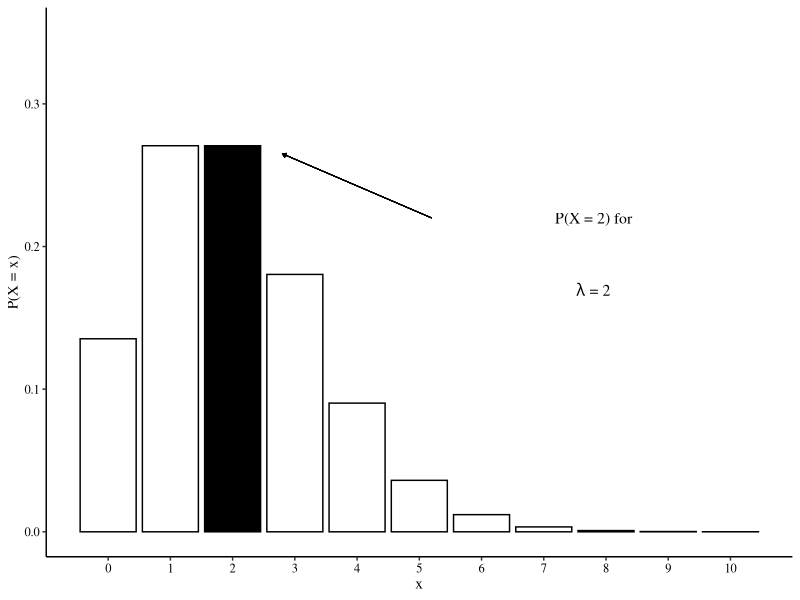

R code for this plot: (Note: this script raises an error after producing the figure.)
## ---- chunk 1
knitr::opts_chunk$set(
  echo = FALSE, cache = FALSE, comment = "", warning = FALSE, message = FALSE,
  fig.height = 1.8, fig.width = 2.5, fig.align = "center"
)
## ---- chunk 2
suppressWarnings(library(ggplot2)); theme_set(theme_classic())

x <- 0:10
lam <- 2
y <- dpois(x, lam)
fillcol <- c(rep("no", 2), "yes", rep("no", 8))

df <- data.frame(x = x, y = y, fillcol = fillcol)

ggplot(df, aes(x = x, y = y, fill = fillcol)) + 
  geom_bar(stat = "identity", color = "black") +
  scale_x_continuous(breaks = seq(0, 10, 1)) +
  scale_y_continuous("P(X = x)", limits = c(NA, 0.35), breaks = seq(0, 0.3, 0.1)) +
  scale_fill_manual(values = c("yes" = "black", "no" = "white"), guide = FALSE) +
  geom_segment(
    x = 5.2, y = 0.22, 
    xend = 2.8, yend = 0.265, 
    arrow = arrow(length = unit(0.1, "cm"), type = "closed"),
    size = 0.3
  ) +
  annotate(geom = "text",
    x = 7.8, y = 0.22,
    label = "P(X = 2) for",
    size = 4, family = "serif"
  ) +
  annotate(geom = "text",
    x = 7.8, y = 0.17,
    label = "paste(lambda, \" = 2\")",
    parse = TRUE, size = 4, family = "serif"
  ) +
  theme(
    axis.text = element_text(size = 9, color = "black"),
    text = element_text(family = "serif"),
    title = element_text(family = "serif"),
    axis.title.x = element_text(margin = margin(t = 2)),
    axis.title.y = element_text(margin = margin(r = 2))
  )
## ---- chunk 3
suppressWarnings(library(xtable))
suppressWarnings(library(magrittr))

make_pois_table <- function(x_max, lambda) {

  x <- 0:x_max
  
  x_lambda_pairs <- expand.grid(x = x, lambda = lambda)
  
  probs <- Map(dpois, 
    x = x_lambda_pairs$x,
    lambda = x_lambda_pairs$lambda
  )
  table_probs <- probs %>% 
    unlist() %>%
    round(input$round_digits) %>%
    matrix(nrow = length(x), byrow = FALSE)
  
  table_probs_new <- cbind.data.frame(x, table_probs)
  
  col_names <- formatC(signif(lambda, 3), format = "f", digits = 1)
  col_names_centered <- paste0("\\multicolumn{1}{c}{", col_names, "}")
  
  colnames(table_probs_new) <- c("xlam", col_names_centered)
  
  
  if (input$drop_lead_zeros) {
    table_probs_new[, -1] <- apply(table_probs_new[, -1], 2, 
      function(.) gsub("^0.", ".", sprintf(paste0("%.", input$round_digits, "f"), .))
    )
  
    colnames(table_probs_new) <- gsub("\\{0.", "\\{.", colnames(table_probs_new))
  }
  
  
  format_col_names <- function(x) {
    x <- gsub("xlam", "$\\x \\\\, \\\\backslash \\\\, \\\\lambda$", x)
    x
  }
  
  
  print(
    xtable::xtable(table_probs_new, 
      digits = c(0, 0, rep(input$round_digits, length(lambda))),
      align = c("c|", "c|", rep("r", length(lambda))),
      type = "latex"
    ),
    include.rownames = FALSE,
    sanitize.colnames.function = format_col_names,
    comment = FALSE,
    booktabs = TRUE,
    table.placement = "!ht"
  )
}

make_pois_table(16, seq(0.5, 5, 0.5))
## ---- chunk 4
make_pois_table(25, seq(5.5, 10, 0.5))
## ---- chunk 5
make_pois_table(33, seq(10.5, 15, 0.5))
## ---- chunk 6
make_pois_table(40, seq(15.5, 20, 0.5))
